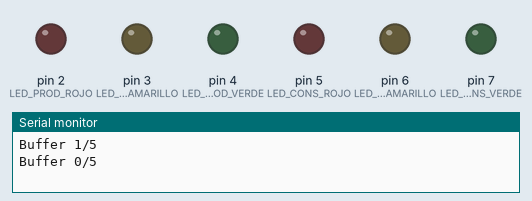
Recording of a sketch running on a simulated Arduino Uno, built with avr-gcc and run on an emulated ATmega328P. Parts: output pins drawn as LEDs (lit = HIGH), the last lines printed to the serial monitor. Random numbers use the default seed unless the sketch sets one.

Above: at 0.3 s.
At 16.84 s:
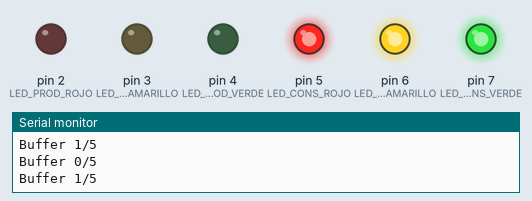
At 20.05 s:
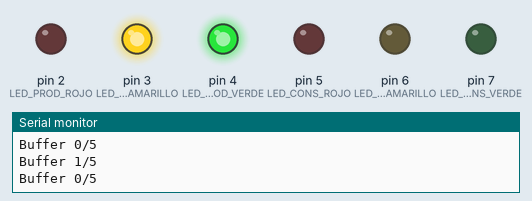
At 39.05 s:
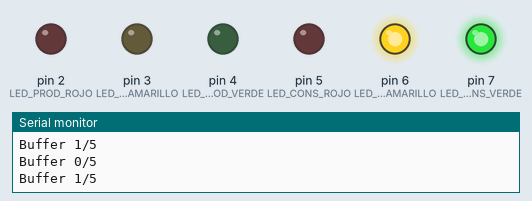
Timing chart, 0 to 40.0 s (numbered marks = the images above):
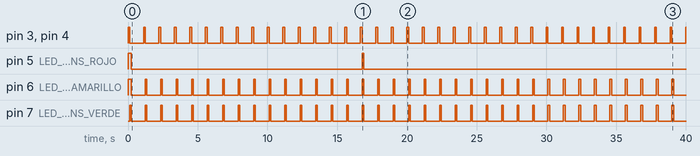

Measured:
- by itself, pin 3 (LED_PROD_AMARILLO), pin 4 (LED_PROD_VERDE), pin 7 (LED_CONS_VERDE): alternates HIGH for 0.12 s and LOW for 0.99 s
- by itself, pin 5 (LED_CONS_ROJO): LOW → HIGH at 0.00 s, → LOW 0.24 s later, → HIGH 16.5 s later, → LOW 0.12 s later
- by itself, pin 6 (LED_CONS_AMARILLO): repeats every 1.1 s: LOW 0.99 s, HIGH 0.12 s

The sketch:

Proyecto_Parcial2_CODIGO.ino
```cpp
#include <Arduino_FreeRTOS.h>
#include <semphr.h>

// ==================== Pines (según proyecto) ====================
#define LED_PROD_ROJO     2   // productor: buffer lleno
#define LED_PROD_AMARILLO 3   // productor: intentando acceder al buffer
#define LED_PROD_VERDE    4   // productor: produciendo

#define LED_CONS_ROJO     5   // consumidor: buffer vacío
#define LED_CONS_AMARILLO 6   // consumidor: intentando acceder al buffer
#define LED_CONS_VERDE    7   // consumidor: consumiendo

// ==================== Buffer circular ====================
#define BUFFER_SIZE 5
volatile int buffer[BUFFER_SIZE];
volatile int inIndex  = 0;   // inserta productor
volatile int outIndex = 0;   // extrae consumidor

// ==================== Semáforos ====================
SemaphoreHandle_t mutex;               // exclusión mutua (región crítica)
SemaphoreHandle_t espaciosDisponibles; // cuenta espacios libres (vacias)
SemaphoreHandle_t itemsDisponibles;    // cuenta items listos (llenas)

// (opcional) mutex para serial, evita prints entrecortados
SemaphoreHandle_t serialMutex;

// ==================== Utilidades ====================
static inline void setLed(int pin, bool on) { digitalWrite(pin, on ? HIGH : LOW); }

static inline void printBufferXde5() {
  UBaseType_t x = uxSemaphoreGetCount(itemsDisponibles); // items actuales en buffer
  if (xSemaphoreTake(serialMutex, portMAX_DELAY) == pdTRUE) {
    Serial.print("Buffer ");
    Serial.print((int)x);
    Serial.println("/5");
    xSemaphoreGive(serialMutex);
  }
}

static inline int producir_elemento() { return random(0, 100); }
static inline void insertar_elemento(int e) { buffer[inIndex] = e; inIndex = (inIndex + 1) % BUFFER_SIZE; }
static inline int  quitar_elemento() { int x = buffer[outIndex]; outIndex = (outIndex + 1) % BUFFER_SIZE; return x; }
static inline void consumir_elemento(int e) { (void)e; /* aquí harías algo si quieres */ }

// ==================== Tarea: Productor ====================
void TaskProductor(void *pv) {
  (void)pv;
  for (;;) {
    // Genera número aleatorio (0..99)
    int elemento = producir_elemento();

    // Amarillo: quiere acceder al buffer
    setLed(LED_PROD_AMARILLO, true);

    // Rojo si el buffer está lleno (espacios = 0) —indicador previo
    if (uxSemaphoreGetCount(espaciosDisponibles) == 0) {
      setLed(LED_PROD_ROJO, true);
    } else {
      setLed(LED_PROD_ROJO, false);
    }

    // Espera a que haya un espacio disponible
    xSemaphoreTake(espaciosDisponibles, portMAX_DELAY);

    // Toma el mutex (región crítica)
    xSemaphoreTake(mutex, portMAX_DELAY);

      // Verde: produciendo
      setLed(LED_PROD_VERDE, true);
      insertar_elemento(elemento);
      // Pequeña pausa visual para notar el verde
      vTaskDelay(120 / portTICK_PERIOD_MS);
      setLed(LED_PROD_VERDE, false);

    // Libera el mutex
    xSemaphoreGive(mutex);

    // Incrementa ítems disponibles
    xSemaphoreGive(itemsDisponibles);

    // Ya no está “intentando”
    setLed(LED_PROD_AMARILLO, false);
    // Si se iluminó rojo por lleno, apágalo al terminar
    setLed(LED_PROD_ROJO, false);

    // Solo imprimir Buffer X/5
    printBufferXde5();

    // Ritmo moderado (no requerido, solo para que se aprecie el comportamiento)
    vTaskDelay(1000 / portTICK_PERIOD_MS);
  }
}

// ==================== Tarea: Consumidor ====================
void TaskConsumidor(void *pv) {
  (void)pv;
  for (;;) {
    // Amarillo: quiere acceder al buffer
    setLed(LED_CONS_AMARILLO, true);

    // Rojo si el buffer está vacío (items = 0) —indicador previo
    if (uxSemaphoreGetCount(itemsDisponibles) == 0) {
      setLed(LED_CONS_ROJO, true);
    } else {
      setLed(LED_CONS_ROJO, false);
    }

    // Espera a que haya un ítem disponible
    xSemaphoreTake(itemsDisponibles, portMAX_DELAY);

    // Toma el mutex (región crítica)
    xSemaphoreTake(mutex, portMAX_DELAY);

      // Verde: consumiendo
      setLed(LED_CONS_VERDE, true);
      int elemento = quitar_elemento();
      (void)elemento; // no pediste imprimir el valor, solo el estado del buffer
      vTaskDelay(120 / portTICK_PERIOD_MS);
      setLed(LED_CONS_VERDE, false);

    // Libera el mutex
    xSemaphoreGive(mutex);

    // Incrementa espacios disponibles
    xSemaphoreGive(espaciosDisponibles);

    // Ya no está “intentando”
    setLed(LED_CONS_AMARILLO, false);
    // Apaga rojo si estaba encendido por vacío
    setLed(LED_CONS_ROJO, false);

    // Solo imprimir Buffer X/5
    printBufferXde5();

    // Ritmo moderado
    vTaskDelay(1000 / portTICK_PERIOD_MS);
  }
}

// ==================== Setup / Loop ====================
void setup() {
  Serial.begin(9600);
  randomSeed(analogRead(A0));

  pinMode(LED_PROD_ROJO, OUTPUT);
  pinMode(LED_PROD_AMARILLO, OUTPUT);
  pinMode(LED_PROD_VERDE, OUTPUT);
  pinMode(LED_CONS_ROJO, OUTPUT);
  pinMode(LED_CONS_AMARILLO, OUTPUT);
  pinMode(LED_CONS_VERDE, OUTPUT);

  // Semáforos del proyecto: mutex, espacios, items
  mutex             = xSemaphoreCreateMutex();
  espaciosDisponibles = xSemaphoreCreateCounting(BUFFER_SIZE, BUFFER_SIZE); // buffer vacío al inicio
  itemsDisponibles    = xSemaphoreCreateCounting(BUFFER_SIZE, 0);
  serialMutex         = xSemaphoreCreateMutex();

  // Tareas
  xTaskCreate(TaskProductor,  "Productor", 256, NULL, 1, NULL);
  xTaskCreate(TaskConsumidor, "Consumidor", 256, NULL, 1, NULL);
}

void loop() {
  // FreeRTOS maneja las tareas
}
```
